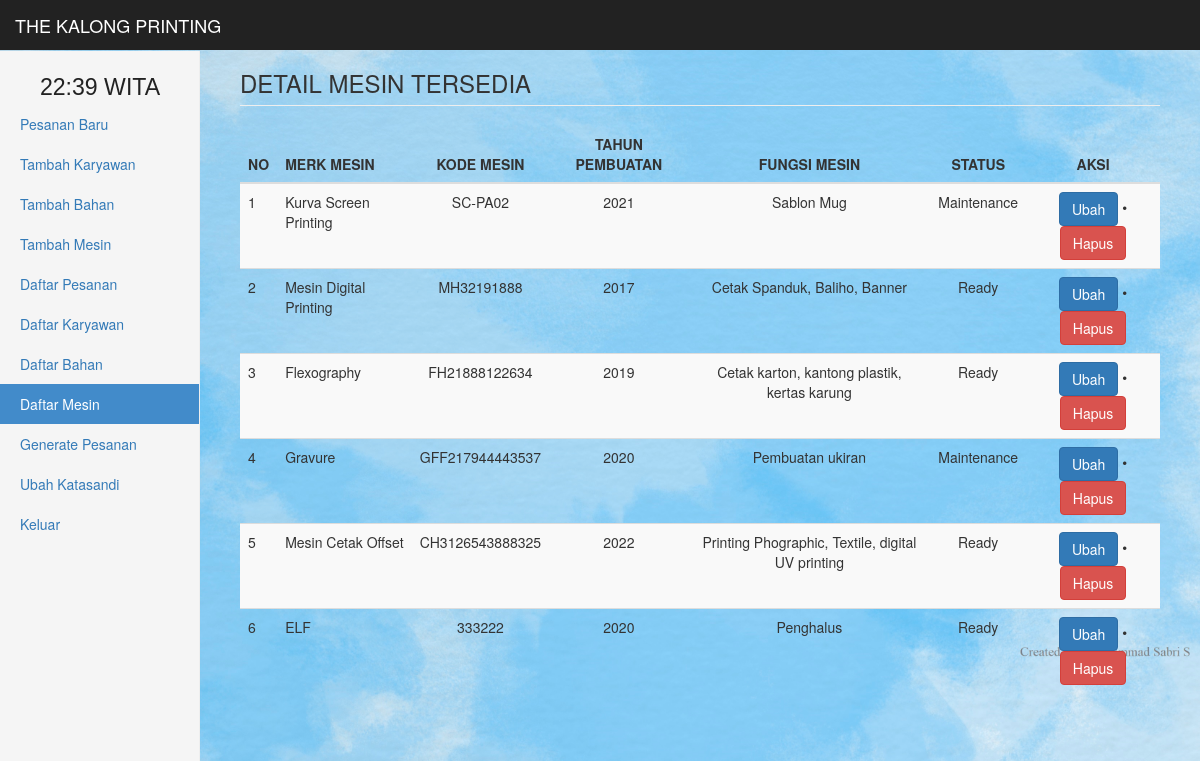
Page /detail_mesin (signed in) on the committed database.
### tables this page shows
CREATE TABLE `detail_mesin` (
  `id_user` int(10) DEFAULT NULL,
  `merk_mesin` varchar(25) DEFAULT NULL,
  `kode_mesin` varchar(50) DEFAULT NULL,
  `tahun_pembuatan` varchar(25) DEFAULT NULL,
  `fungsi` varchar(255) DEFAULT NULL,
  `status` varchar(50) NOT NULL
);

### view/adm/detail_mesin.php (the view, shortened to what this page needs)
<h3 class='page-header'>DETAIL MESIN TERSEDIA</h3>
    <div class='table-resfponsive'>
    <?php
        if (isset($_GET['id_mesin'])) {
            if ($_GET['id_mesin']!=="") {
                $id_user=$_GET['id_mesin'];
                include './view/adm/edit_mesin.php';
            } else {
                header("location:detail_mesin");
            }
        } else {
$limit = 10;
if(!isset($_GET['pn']) || !is_numeric($_GET['pn'])){
    $page = 1;
} else {
    $page = $_GET['pn'];
}
$limitvalue = $page * $limit - ($limit);
$q = "SELECT*FROM detail_mesin ORDER BY id_user ASC LIMIT $limitvalue, $limit";
$cek_page = $conn->query($q);
if ($cek_page->num_rows != 0) {
    if ($r = $conn->query($q)) {
    if ($r->num_rows!==0) {
            echo "<table class='table table-striped' style='width:100%'>
                    <thead>
                        <tr>
                            <th>NO</th>
                            <th>MERK MESIN</th>
                            <th><center>KODE MESIN</center></th>
                            <th><center>TAHUN PEMBUATAN</center></th>
                            <th><center>FUNGSI MESIN</center></th>
                            <th><center>STATUS</center></th>
                            <th><center>AKSI</center></th>
                        </tr>
                    </thead>
                    <tbody>";
                    $query_mesin = $conn->query($q);
                    $no=0;
                    while ($get_mesin = $query_mesin->fetch_assoc()) {
                        $id_mesin = $get_mesin['id_user'];
                        $merk_mesin = $get_mesin['merk_mesin'];
                        $kode_mesin = $get_mesin['kode_mesin'];
                        $tahun_pembuatan = $get_mesin['tahun_pembuatan'];
                        $fungsi = $get_mesin['fungsi'];
                        $status = $get_mesin['status'];
                        $no++;
                        echo "<tr>
                                <td>$no</td>
                                <td>$merk_mesin</td>
                                <td><center>$kode_mesin</center></td>
                                <td><center>$tahun_pembuatan</center></td>
                                <td><center>$fungsi</center></td>
                                <td><center>$status</center></td>
                                <td><center><a href='detail_mesin&id_mesin=$id_mesin' class='btn btn-primary' title='Edit $merk_mesin'>Ubah </a> &bullet; <a class='btn btn-danger'style='cursor:pointer' onclick='hapusMesin($id_mesin)' >Hapus</a></center></td>
                            </tr>";
                    }
                    echo "</tbody></table>";
                    } else {
                        echo "<hr />";
                    }
                } else {
                    echo "<div class='alert alert-danger'><strong>Terjadi kesalahan.</strong></div>";
                }
            } else {
                echo "<div class='alert alert-danger'><strong>Tidak ada data untuk ditampilkan</strong></div>";
            }
        }
     ?>
</div>
<script src="lib/js/sweetalert2.min.js"></script> <link rel="stylesheet" type="text/css" href="lib/js/sweetalert2.css">

### view/adm/detail_mesin.php (style rules this page uses)
body { background-image: url('color.jpg'); background-repeat: no-repeat; background-attachment: fixed; background-size: cover; }

### rows in the picture
detail_mesin: merk_mesin "Kurva Screen Printing", kode_mesin "SC-PA02", tahun_pembuatan "2021", fungsi "Sablon Mug", status "Maintenance"
detail_mesin: merk_mesin "Mesin Digital Printing", kode_mesin "MH32191888", tahun_pembuatan "2017", fungsi "Cetak Spanduk, Baliho, Banner", status "Ready"
detail_mesin: merk_mesin "Flexography", kode_mesin "FH21888122634", tahun_pembuatan "2019", fungsi "Cetak karton, kantong plastik, kertas karung", status "Ready"
detail_mesin: merk_mesin "Gravure", kode_mesin "GFF217944443537", tahun_pembuatan "2020", fungsi "Pembuatan ukiran", status "Maintenance"
detail_mesin: merk_mesin "Mesin Cetak Offset", kode_mesin "CH3126543888325", tahun_pembuatan "2022", fungsi "Printing Phographic, Textile, digital UV printing", status "Ready"
detail_mesin: merk_mesin "ELF", kode_mesin "333222", tahun_pembuatan "2020", fungsi "Penghalus", status "Ready"

### other values in the picture
$name[$i] "Pesanan Baru"
$name[$i] "Tambah Karyawan"
$name[$i] "Tambah Bahan"
$name[$i] "Tambah Mesin"
$name[$i] "Daftar Pesanan"
$name[$i] "Daftar Karyawan"
$name[$i] "Daftar Bahan"
$name[$i] "Daftar Mesin"
$name[$i] "Generate Pesanan"
$name[$i] "Ubah Katasandi"
$name[$i] "Keluar"
